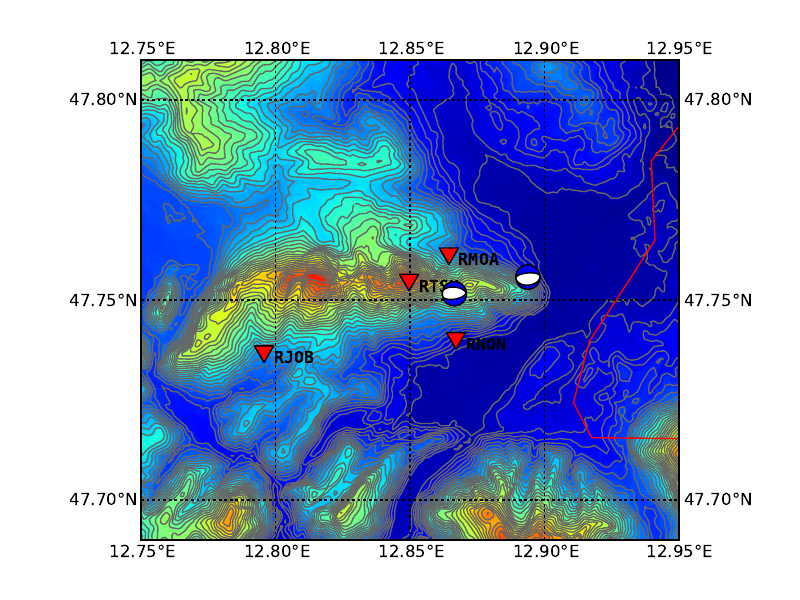

Here is the Python script that generated this plot:
#!/baysoft/Python-2.6.4/bin/python
import numpy as np
import matplotlib
matplotlib.use('Agg')
import matplotlib.pyplot as plt
from mpl_toolkits.basemap import Basemap
from obspy.imaging.beachball import Beach
import gzip

# read in topo data (on a regular lat/lon grid)
# (srtm data from: http://srtm.csi.cgiar.org/)
srtm3 = np.loadtxt(gzip.open("srtm_1240-1300E_4740-4750N.asc.gz"), skiprows=8)
# origin of data grid as stated in srtm data file header
x_min = 12. + (40. / 60.)
x_max = 13.
y_min = 47. + (40. / 60.)
y_max = 47. + (50. / 60.)

# create arrays with all lon/lat values from min to max and
lats = np.linspace(y_max, y_min, srtm3.shape[0])
lons = np.linspace(x_min, x_max, srtm3.shape[1])

# create Basemap instance with Mercator projection
# we want a slightly smaller region than covered by our srtm data
left = 12.75
right = 12.95
bottom = 47.69
top = 47.81
m = Basemap(projection='merc', lon_0=13, lat_0=48, resolution="h",
            llcrnrlon=left, llcrnrlat=bottom, urcrnrlon=right, urcrnrlat=top)

# create grids and compute map projection coordinates for lon/lat grid
x, y = m(*np.meshgrid(lons,lats))

# make contour plot
ps = m.pcolor(x, y, srtm3)
cs = m.contour(x, y, srtm3, 40, colors=".4", lw=0.5, alpha=0.3)
#m.drawmapboundary()
m.drawcountries(color="red", linewidth=1)

# draw a lon/lat grid (20 lines for an interval of one degree)
m.drawparallels(np.linspace(47, 48, 21), labels=[1,1,0,0], fmt="%.2f", dashes=[2,2])
m.drawmeridians(np.linspace(12, 13, 21), labels=[0,0,1,1], fmt="%.2f", dashes=[2,2])

# plot station positions and names into the map
# again we have to compute the projection of our lon/lat values
lats = [47.761659, 47.7405, 47.755100, 47.737167]
lons = [12.864466, 12.8671, 12.849660, 12.795714]
names = ["RMOA", "RNON", "RTSH", "RJOB"]
x, y = m(lons, lats)
m.scatter(x, y, 200, color="r", marker="v", edgecolor="k", zorder=3)
for i in range(len(names)):
    plt.text(x[i], y[i], " " + names[i], color='k', va="top", 
             family="monospace", weight="bold")

# add beachballs for two events
lats = [47.751602, 47.75577]
lons = [12.866492, 12.893850]
x, y = m(lons, lats)
# two focal mechanisms for the beachball routine, specified as [strike, dip, rake]
focmecs = [[80, 50, 80], [85, 30, 90]]
ax = plt.gca()
for i in range(len(focmecs)):
    b = Beach(focmecs[i], xy=(x[i], y[i]), width=1000, linewidth=1)
    b.set_zorder(10)
    ax.add_collection(b)

plt.savefig("basemap_beachball_demo.pdf")
